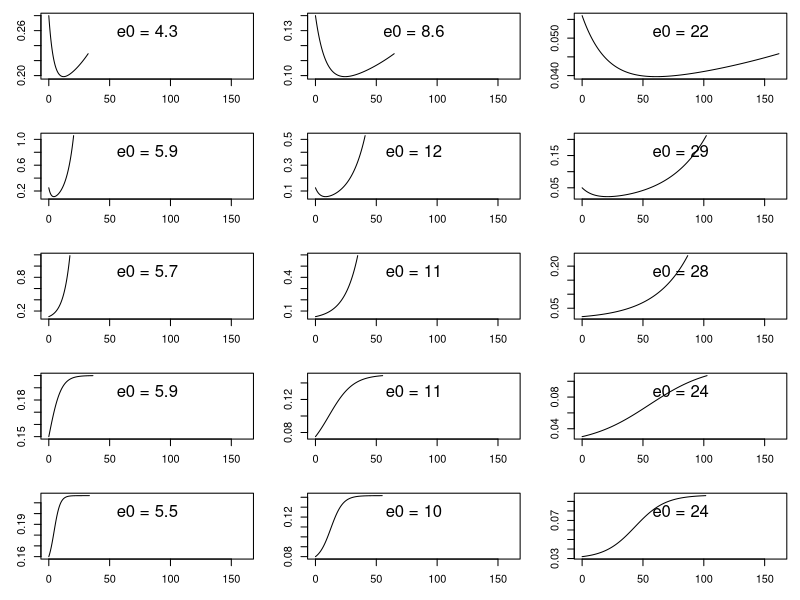
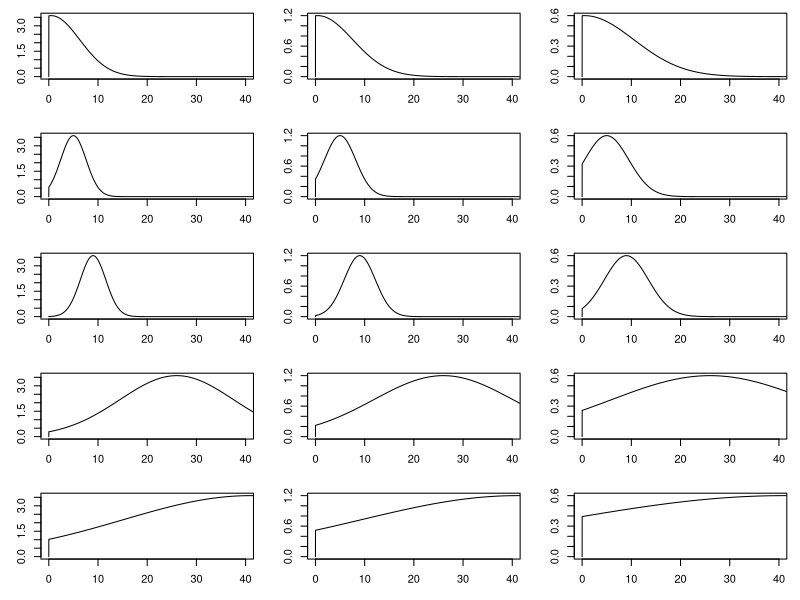

Source code (R) for these figures, in order: (Note: a time limit stopped this script after it produced the figures.)
# ============================================================================
# FILE NAME:    StaerkEtal2019JAEcode.R
# DATE CREATED: 30 Dec. 2018
# AUTHORS:      Fernando Colchero and Johanna Staerk
# DESCRIPTION:  Simulation of survival and fecundity trajectories and 
#               calculation of generation time proxies.
# NOTES: 
#  - Code used in Staerk et al (2019) J Appl Ecol.
#  - This code simulates 15 mortality and 15 fecundity trajectories. From the 
#    combinations of these trajectories 225 lifetables are constructed. The
#    fecundity values for all 225 simulated life tables are adjusted such that 
#    the resulting population growth rate could take three values,namely 
#    λ = 0.9, λ = 1, and λ = 1.1, resulting in 675 populations that were either 
#    declining, stationary or increasing. Seven approximations of generation 
#    time are calulated for the 675 populations.

# INDEX:
# ------
#     A) FUNCTIONS ..................................................... L  34
#          A.1) MORTALITY .............................................. L  38
#          A.2) FECUNDITY .............................................. L  75
#          A.3) FUNCTIONS TO HANDLE DEMOGRAPHIC RATES .................. L  96
#     B) CREATE AGE-SPECIFIC SURVIVAL AND FECUNDITY PROFILES ........... L 194
#          B.1) MORTALITY PARAMETERS ................................... L 196
#          B.2) FECUNDITY PARAMETERS ................................... L 243
#     C) CREATE MATRIX OF GENERATION TIME APPROXIMATIONS ............... L 278
#          C.1) MATRIX OF COMBINATIONS OF MORTALITY AND FECUNDITY ...... L 280
#          C.2) LEVELS OF LAMBDA ....................................... L 285
#          C.3) OUTPUT MATRICES ........................................ L 291
#          C.4) RUN LOOP TO CALCULATE GEN. TIME APPROXIMATIONS ......... L 306
# ==============================================================================

# ============
# A) FUNCTIONS 
# ============

# ---------------
# A.1) MORTALITY:
# ---------------
# MORTALITY OR HAZARDS RATE AT AGE x: The function can produce declining morta-
# lity with age for pre-adults, and constant, exponential (i.e. senescent), or 
# logistic mortality for adults. 
CalcMort <- function(x, theta) {
  # x = age
  # theta = vector of mortality parameters that define the shape of the
  # mortality trjectory
  theta[1] * exp(-theta[2] * x) + theta[3] + theta[4] * exp(theta[5] * x) / 
    (1 + theta[6] * theta[4] / theta[5] * (exp(theta[5] * x) - 1))
}

# CUMMULATIVE SURVIVAL FUNCTION:
CalcSurv <- function(x, theta) {
  # x = age
  # theta = vector of mortality parameters
  if (theta[6] != 0) {
    sx <- exp(theta[1] / theta[2] * (exp(-theta[2] * x) - 1) - theta[3] * x) * 
      (1 + theta[6] * theta[4] / theta[5] * 
         (exp(theta[5] * x) - 1))^(-1 / theta[6])
  } else {
    sx <- exp(theta[1] / theta[2] * (exp(-theta[2] * x) - 1) - theta[3] * x + 
                theta[4] / theta[5] * (1 - exp(theta[5] * x)))
  }
  return(sx)
}

# LIFE EXPECTANCY AT BIRTH: using a left-point approximation.
CalcLifeExp <- function(x, theta, Dx) {
  # x = age 
  # theta = vector of mortality parameters
  # Dx = width of the age interval
  sum(CalcSurv(x, theta) * Dx)
}

# -------------------------
# A.2) FECUNDITY:
# -------------------------
# FECUNDITY FUNCTION:
CalcFecund <- function(x, gamma, alpha = 1) {
  # x = age
  # gamma = vector of fecundity parameters
  # alpha = age at sexual maturity
  xx <- x[-c(1:alpha)] - alpha
  c(rep(0, alpha), gamma[1] * exp(gamma[2] * (xx - gamma[3])^2))
}

# FUNCTION TO STRETCH FECUNDITY FOR MOST OF THE LIFESPAN: 
CalcFecPars <- function(i, j) {
  fecPars <- c(1, 0, 0)
  fecPars[3] <- diff(durmat[j, c(3, 2)]) * mxMaxAge[i]
  x0 <- ifelse(i < 10, durmat[j, 2], durmat[j, "alpha"])
  fecPars[2] <- log(fecPars[1] * 0.01 / fecPars[1]) / (x0 - fecPars[3])^2
  return(fecPars)
}

# -------------------------------------------
# A.3) FUNCTIONS TO HANDLE DEMOGRAPHIC RATES:
# -------------------------------------------
# FUNCTION TO FILL-IN LESLIE MATRICES:
FillMatr <- function(p, f, n) {
  # p = vector of age specific survival
  # f = vector of age specific fecundity
  # n = number of ages
  idcol <- 1:n
  idrow <- c(2:n, n)
  idpx <- (idcol - 1) * n + idrow
  Ax <- matrix(0, n, n)
  Ax[1, ] <- f
  Ax[idpx] <- p
  return(Ax)
}

# FUNCTION TO EXTRACT AND RE-SCALE VITAL RATES: extracts vital rates, re-scales
# them, calculate corresponding constant rates, provide lambda values and 
# assymptotic age distributions (right eigenvector of age-specific 
# Leslie matrix). 
# Arguments:
#    - id: index for the combination of mortality and fecundity (depends on the
#          number of rows of the index matrix 'ij', see below)
#    - forceLam: can take NA or a numerical value for the target population 
#      growth rate. 
ExtractRates <- function(id, forceLam = NA) {
  i <- ij[id, 1]
  j <- ij[id, 2]
  x <- 0:ceiling(durmat[i, 2])
  px <- CalcSurv(x + 1, thepars[i, ]) / CalcSurv(x, thepars[i, ])
  alpha <- floor(durmat[i, 1] / 4)
  fecPars <- CalcFecPars(i, j) 
  mx <- CalcFecund(x, fecPars, alpha = alpha)
  nx <- length(px)
  Ax <- FillMatr(px, mx, nx)
  eAx <- eigen(Ax)
  lamDx <- Re(eAx$value[1])
  if (!is.na(forceLam)) {
    jj <- 0
    while(jj < 5) {
      jj <- jj + 1
      if (jj > 1 & lamDx > forceLam) {
        px <- px * 0.95
      }
      mx <- mx * (forceLam / lamDx)
      Ax <- FillMatr(px, mx, nx)
      eAx <- eigen(Ax)
      lamx <- Re(eAx$values[1])
      lcount <- 0
      lamold <- lamx
      nlamsame <- 0
      while(round(lamx, 4) != forceLam & lcount < 200 & nlamsame < 3) {
        lcount <- lcount + 1
        mx <- mx * forceLam / lamx
        Ax[1, ] <- mx
        eAx <- eigen(Ax)
        lamx <- Re(eAx$value[1])
        if (abs(lamold - lamx) < 0.0001) nlamsame <- nlamsame + 1
        lamold <- lamx
      }
    }
    lamDx <- lamx
  }
  ageDist <- abs(Re(eAx$vector[, 1]))
  ageDist <- ageDist / sum(ageDist)
  idJ <- 1:alpha
  idA <- (alpha + 1):nx
  ageDistJ <- ageDist[idJ] / sum(ageDist[idJ])
  ageDistA <- ageDist[idA] / sum(ageDist[idA])
  pc <- c(px[idJ], 
          rep(px[idA] %*% ageDistA, nx - alpha))
  mc <- c(rep(0, alpha), 
          rep(mx[idA] %*% ageDistA, nx - alpha))
  nc <- length(pc)
  Ac <- FillMatr(pc, mc, nc)
  eAc <- eigen(Ac)
  lamDc <- Re(eAc$value[1])
  return(list(px = px, mx = mx, pc = pc, mc = mc, lamx = lamDx, lamc = lamDc,
              AD = ageDist, ADJ = ageDistJ, ADA = ageDistA, x = x))
}

# GENERATION LENGTH FUNCTION: based on the 'period definition', namely, the 
# mean age of the parents of offspring produced in the current time period 
# once the population has reached the stable age distribution (Leslie 1966).
# However, depending on the values of p, f, and l, other proxies can be calcu-
# lated.
CalcGenLen <- function(x, p, f, l) {
  # x = age vector
  # p = vector of age-specific survival
  # f = vector of age-specific fecundity
  # l = assymptotic population growth rate, lambda.
  lx <- c(1, cumprod(p))
  lx <- lx[-length(lx)]
  Tx <- sum(x * l^(-x) * lx * f) /sum(l^(-x) * lx * f)
  return(Tx)
}

# ======================================================
# B) CREATE AGE-SPECIFIC SURVIVAL AND FECUNDITY PROFILES 
# ======================================================
# B.1) MORTALITY PARAMETERS:
# --------------------------
# Width of age interval
Dx <- 0.01

# Ages
x <- seq(0, 1000, Dx)

# Matrix of mortality parameters for 5 general mortality profiles: 
nmini <- 5
theParsIni <- matrix(0, nmini, 6)
theParsIni[1, ] <- c(0.05, 0.12, 0.075, 0.015, 0.015, 0)
theParsIni[2, ] <- c(0.1, 0.25, 0.005, 0.02, 0.08, 0)
theParsIni[3, ] <- c(0, 0.15, 0.025, 0.025, 0.09, 0)
theParsIni[4, ] <- c(0, 0.15, 0.05, 0.025, 0.1, 1)
theParsIni[5, ] <- c(0, 0.15, 0.075, 0.005, 0.2, 3)

# Matrix of 15 sets of mortality parameters based on those in theParsIni. Each
# row of parameters in theParsIni is scaled for low, mid, and high mortalities:
thepars <- theParsIni[0, ]
for (i in 1:nmini) {
  thepars <- rbind(thepars, theParsIni[i, ] * 2,
                 theParsIni[i, ], theParsIni[i, ] * 0.4)
}

# Number of sets of mortality parameters (i.e. nm = 15):
nm <- nrow(thepars)

# Matrix of life expectancy at birth and age at which only 0.001% of 
# individuals are still alive for the 15 mortality trajectories (used later 
# to stretch fecundity for most of the lifespan):
durmat <- matrix(0, nm, 3, 
                 dimnames = list(NULL, c("e0", "x:S(x)=0.001", "alpha")))
for (i in 1:nm) {
  durmat[i, 1] <- CalcLifeExp(x, thepars[i, ], Dx)
  durmat[i, 2] <- x[which(CalcSurv(x, thepars[i, ]) < 0.001)[1]]
  durmat[i, 3] <- floor(durmat[i, 1] / 2)
}

# Plot 15 mortality trajectories 
par(mfrow = c(5, 3), mar = c(3.1, 3.1, 1, 1))
for (i in 1:nm) {
  plot(x[x < durmat[i, 2]], CalcMort(x[x < durmat[i, 2]], thepars[i, ]), 
       type = 'l', xlab = "", ylab = "", xlim = c(0, max(durmat[, 2])))
  mtext(paste("e0 =", signif(durmat[i, 1], 2)), 3, line = -2)
}

# B.2) FECUNDITY PARAMETERS:
# --------------------------
# Matrix of baseline fecundity paramenters
f0 <- rep(1.2, 5)
f1 <- c(-0.01, -0.05, -0.05, -0.0025, -0.0005)
f2 <- c(-0.5, 4, 8, 25, 40)
gamParsIni <- cbind(f0, f1, f2)

# Number of initial sets of fecundity parameters:
nfini <- nrow(gamParsIni)

# Matrix of 15 sets of fecundity parameters based on those in gamParsIni. Each
# row of parameters in gamParsIni is scaled for low, mid, and high fecundities:
gamPars <- gamParsIni[0, ]
for (i in 1:nfini) {
  gamPars <- rbind(gamPars, gamParsIni[i, ] * c(3, 1.5, 1), 
                 gamParsIni[i, ], 
                 gamParsIni[i, ] * c(0.5, 0.5, 1))
}

# Number of sets of fecundity parameters (i.e. nf = 15):
nf <- nrow(gamPars)

# Vector of ages at the mode (i.e. maximum) of fecundity. Negative values imply
# that there is no mode (i.e. declining fecundity with age).
mxMaxAge <- rep(c(-0.2, 0.25, 0.5,0.75, 1.2), each = 3)

# Plot 15 fecundity trajectories
par(mfrow = c(5, 3), mar = c(3.1, 3.1, 1, 1))
for (i in 1:nf) {
  plot(x, CalcFecund(x, gamPars[i, ]), type = 'l', 
       xlab = "", ylab = "", xlim = c(0, 40))
}

# ---------------------------------------------------
# C) CREATE MATRIX OF GENERATION TIME APPROXIMATIONS 
# ---------------------------------------------------
# C.1) MATRIX OF COMBINATIONS OF MORTALITY AND FECUNDITY:
# Index of different combinations of survival and fecundity trajectories
ij <- expand.grid(i = 1:15, j = 1:15)
nij <- nrow(ij)

# C.2) LEVELS OF LAMBDA: Set three fixed levels of population growth rates; i.e.
# a) lambda = 0.9 -> declining pop; b) lambda = 1 -> stationary population;
# c) lambda = 1.1 -> increasing population.
lamlevs <- c(0.9, 1, 1.1)
nlam <- length(lamlevs)

# C.3) OUTPUT MATRICES:
# Total number of combinations tested:
niter <- nij * nlam

# Output matrix of generation time approximations:
Tmat <- matrix(NA, niter, 8, 
               dimnames = list(NULL, c("Tb", "Ts", "Tc", "Tcp",
                                       "Tcf", "Tsc", "Tz", "Tq")))

# Output matrix of ancillary data (i.e. lambda, reproductive lifespan, 
# age at first reproduction, age at last reproduction)
covDat <- matrix(NA, niter, 4,
                 dimnames = list(NULL, c("lambda", "reprLifesp", 
                                         "alpha", "omega")))

# C.4) RUN LOOP TO CALCULATE GEN. TIME APPROXIMATIONS:
# Progress bar 
progrBar <- txtProgressBar(min = 1, max = niter, style = 3)

# Initialize the general index:
ii <- 0

# Run Loops:
for (rcom in 1:nij) {
  for (ll in 1:nlam) {
    ii <- ii + 1
    xvr <- ExtractRates(rcom, forceLam = lamlevs[ll])
    nx <- length(xvr$px)
    px <- xvr$px # survival at age x
    pc <- xvr$pc # constant survival
    mx <- xvr$mx # fecundity at age x 
    mc <- xvr$mc # constant fecundity
    x <- xvr$x # age
    alpha <- x[min(which(mx > 0))] # age at first reproduction
    omega <- max(x) # age at last reproduction
    qc <- 1 - pc[alpha + 1] # constant mortality probability with age
    
    # Calculate lambda for constant survival and age-specific fecundity:
    Acp <- FillMatr(pc, mx, length(pc))
    eAcp <- eigen(Acp)
    lAcp <- Re(eAcp$values[1])
    
    # Calculate lambda for constant fecundity and age-specific survival:
    Acm <- FillMatr(px, mc, length(pc))
    eAcm <- eigen(Acm)
    lAcm <- Re(eAcm$values[1])
    
    # Calculate different generation time approximations:
    Tb <- CalcGenLen(x, px, mx, xvr$lamx)
    Tc <- CalcGenLen(x, pc, mc, xvr$lamc)
    Tcp <- CalcGenLen(x, pc, mx, lAcp)
    Tcm <- CalcGenLen(x, px, mc, lAcm)
    Ts  <- CalcGenLen(x, px, mx, 1)
    Tsc <- CalcGenLen(x, pc, mc, 1)
    
    # Store approximations in Tmat:
    Tmat[ii, ] <- c(Tb, Ts, Tc, Tcp, Tcm, Tsc, alpha + 0.28 * (omega - alpha), 
                    alpha + 1 / qc)
    
    # Store ancillary data:
    covDat[ii, ] <- c(xvr$lamx, omega-alpha, alpha, omega)
    
    # Print progress:
    setTxtProgressBar(progrBar, ii)
  }
}

# -----------
# END OF CODE
# -----------
